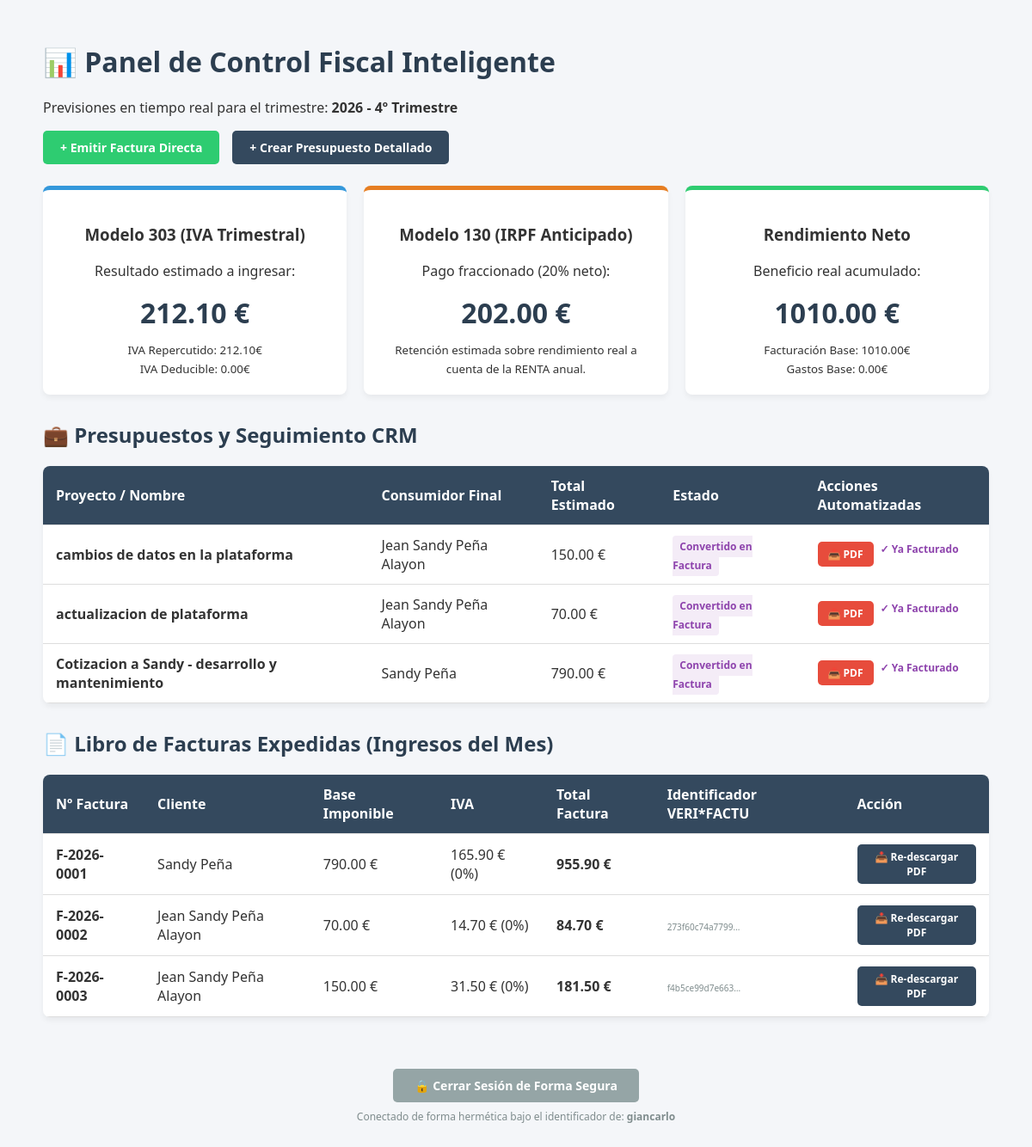
Before: / (signed in) with the older database file.
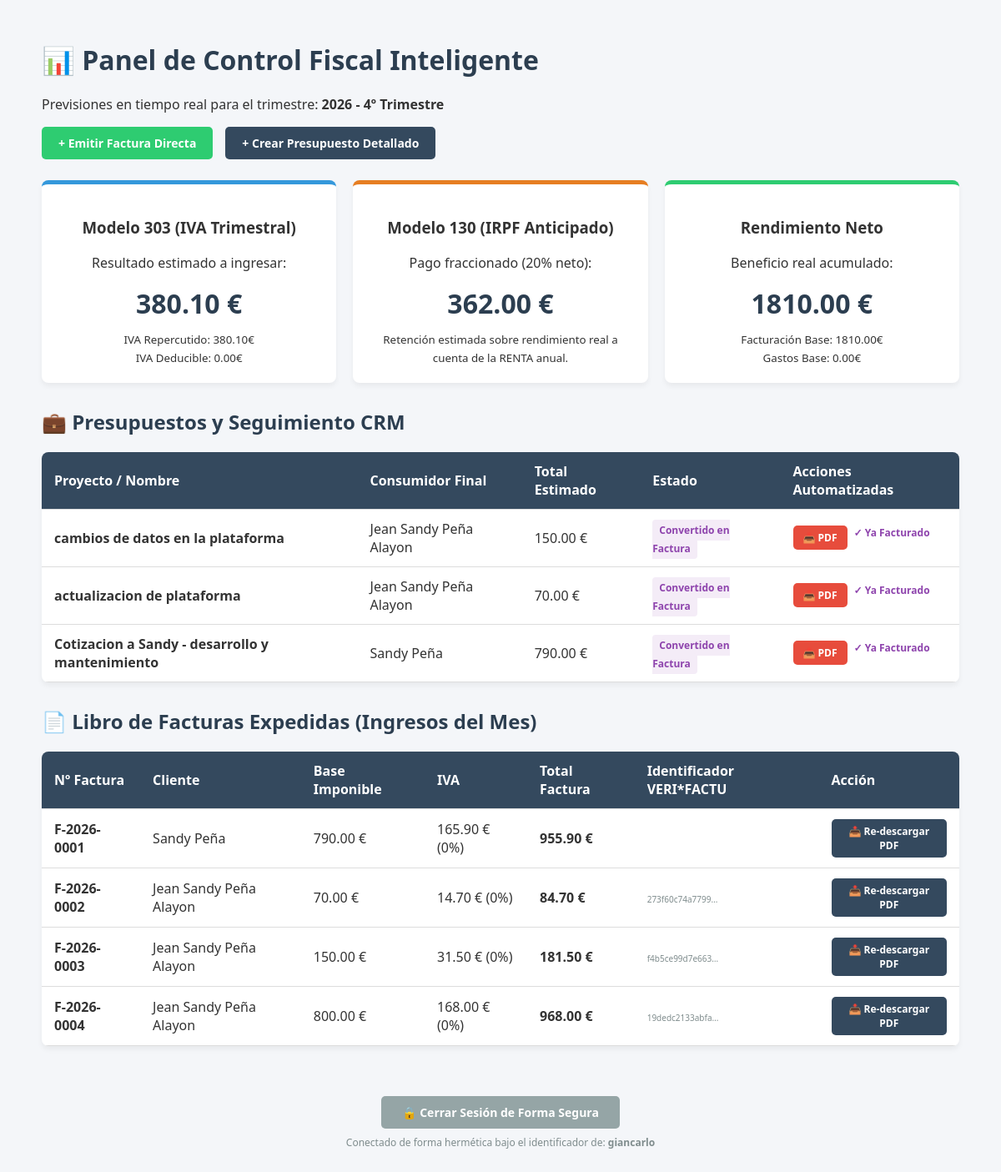
After: the same page with the newer database file.
### fiscalidad/models.py (models this page shows, shortened)
class Cotizacion(models.Model):
    ESTADOS = [
        ('BORRADOR', 'Borrador / En edición'),
        ('ENVIADO', 'Enviado al Cliente'),
        ('ACEPTADO', 'Aceptado (Listo para facturar)'),
        ('FACTURADO', 'Convertido en Factura'),
    ]
    autonomo = models.ForeignKey(PerfilAutonomo, on_delete=models.CASCADE, related_name='cotizaciones')
    cliente = models.ForeignKey(Cliente, on_delete=models.PROTECT, related_name='cotizaciones', null=True)
    titulo_proyecto = models.CharField(max_length=250)
    cliente_nombre = models.CharField(max_length=150, blank=True)
    cliente_nif = models.CharField(max_length=15, blank=True)
    cliente_telefono = models.CharField(max_length=20, blank=True)
    cliente_email = models.EmailField(blank=True)
    estado = models.CharField(max_length=10, choices=ESTADOS, default='BORRADOR')
    fecha_creacion = models.DateField(auto_now_add=True)
    @property
    def total_base_imponible(self) -> Decimal:
        total = sum(linea.coste_total for linea in self.lineas.all())
        return Decimal(total).quantize(Decimal('0.01'))

class LineaCotizacion(models.Model):
    cotizacion = models.ForeignKey(Cotizacion, on_delete=models.CASCADE, related_name='lineas')
    descripcion_elemento = models.CharField(max_length=250)
    width = models.PositiveIntegerField(default=1) # Cantidad
    precio_unitario = models.DecimalField(max_digits=10, decimal_places=2)
    @property
    def coste_total(self) -> Decimal:
        return (Decimal(self.width) * self.precio_unitario).quantize(Decimal('0.01'))

class FacturaEmitida(models.Model):
    TIPOS_SERIE = [
        ('ORDINARIA', 'Serie F (Ordinaria / Venta)'),
        ('RECTIFICATIVA', 'Serie R (Rectificativa / Modificación)'),
    ]
    TIPOS_IVA = [
        (Decimal('0.21'), '21% (General)'),
        (Decimal('0.10'), '10% (Reducido)'),
        (Decimal('0.04'), '4% (Superreducido)'),
        (Decimal('0.00'), '0% (Exento)'),
    ]
    autonomo = models.ForeignKey(PerfilAutonomo, on_delete=models.CASCADE, related_name='facturas_emitidas')
    cliente = models.ForeignKey(Cliente, on_delete=models.PROTECT, related_name='facturas', null=True, help_text="Cliente desde la base de datos CRM")
    tipo_serie = models.CharField(max_length=15, choices=TIPOS_SERIE, default='ORDINARIA')
    numero_factura = models.CharField(max_length=50)
    fecha_emision = models.DateField(auto_now_add=True)
    fecha_operacion = models.DateField(default=datetime.date.today)
    cliente_nombre = models.CharField(max_length=150, blank=True)
    cliente_nif = models.CharField(max_length=15, blank=True)
    cliente_domicilio = models.CharField(max_length=255, blank=True)
    concepto = models.CharField(max_length=250, default="Servicios profesionales prestados")
    base_imponible = models.DecimalField(max_digits=12, decimal_places=2)
    porcentaje_iva = models.DecimalField(max_digits=4, decimal_places=2, choices=TIPOS_IVA, default=Decimal('0.21'))
    hash_verifactu = models.CharField(max_length=64, blank=True)
    class Meta:
        unique_together = ('autonomo', 'numero_factura')
        ordering = ['fecha_emision', 'numero_factura']
    @property
    def total_iva(self) -> Decimal:
        return (self.base_imponible * self.porcentaje_iva).quantize(Decimal('0.01'))
    @property
    def total_factura(self) -> Decimal:
        return (self.base_imponible + self.total_iva).quantize(Decimal('0.01'))

### fiscalidad/views.py (the view)
# urls.py: path('', views.dashboard_fiscal, name='dashboard_fiscal'),
@login_required
def dashboard_fiscal(request):
    try:
        perfil = request.user.perfil
    except PerfilAutonomo.DoesNotExist:
        return render(request, 'fiscalidad/no_perfil.html')
    hoy = datetime.date.today()
    trimestre_actual = (hoy.month - 1) // 3 + 1
    from .services import calcular_impuestos_trimestre
    datos_fiscales = calcular_impuestos_trimestre(perfil, hoy.year, trimestre_actual)
    gastos_mes = GastoRecibido.objects.filter(autonomo=perfil, fecha_gasto__year=hoy.year, fecha_gasto__month=hoy.month)
    facturas_mes = FacturaEmitida.objects.filter(autonomo=perfil, fecha_emision__year=hoy.year, fecha_emision__month=hoy.month)
    cotizaciones_usuario = Cotizacion.objects.filter(autonomo=perfil).order_by('-fecha_creacion')
    context = {
        'datos_fiscales': datos_fiscales,
        'gastos_mes': gastos_mes,
        'facturas_mes': facturas_mes,
        'cotizaciones_usuario': cotizaciones_usuario,
    }
    return render(request, 'fiscalidad/dashboard.html', context)

### fiscalidad/templates/fiscalidad/dashboard.html (shortened to what the changed rows need)
<!DOCTYPE html>
<html lang="es">
<head>
</head>
<body>
    <div class="container">
        <h1>📊 Panel de Control Fiscal Inteligente</h1>
        <div class="grid-impuestos">
            <div class="card card-impuesto">
                <h3>Modelo 303 (IVA Trimestral)</h3>
                <p>Resultado estimado a ingresar:</p>
                <div class="monto">{{ datos_fiscales.modelo_303_iva_a_ingresar }} €</div>
                <small>IVA Repercutido: {{ datos_fiscales.resumen_ingresos.iva_repercutido }}€<br>IVA Deducible: {{ datos_fiscales.resumen_gastos.iva_deducible }}€</small>
            </div>
            <div class="card card-impuesto irpf">
                <h3>Modelo 130 (IRPF Anticipado)</h3>
                <p>Pago fraccionado (20% neto):</p>
                <div class="monto">{{ datos_fiscales.modelo_130_irpf_a_ingresar }} €</div>
                <small>Retención estimada sobre rendimiento real a cuenta de la RENTA anual.</small>
            </div>
            <div class="card card-impuesto rendimiento">
                <h3>Rendimiento Neto</h3>
                <p>Beneficio real acumulado:</p>
                <div class="monto">{{ datos_fiscales.rendimiento_neto_actividad }} €</div>
                <small>Facturación Base: {{ datos_fiscales.resumen_ingresos.base_imponible_total }}€<br>Gastos Base: {{ datos_fiscales.resumen_gastos.base_imponible_total }}€</small>
            </div>
        </div>
        <h2>💼 Presupuestos y Seguimiento CRM</h2>
        <table>
            <thead>
                <tr>
                    <th>Proyecto / Nombre</th>
                    <th>Consumidor Final</th>
                    <th>Total Estimado</th>
                    <th>Estado</th>
                    <th>Acciones Automatizadas</th>
                </tr>
            </thead>
            <tbody>
                {% for cotizacion in cotizaciones_usuario %}
                <tr>
                    <td><strong>{{ cotizacion.titulo_proyecto }}</strong></td>
                    <td>{{ cotizacion.cliente_nombre }}</td>
                    <td>{{ cotizacion.total_base_imponible }} €</td>
                    <td>
                        <span class="badge badge-{{ cotizacion.estado|lower }}">
                            {{ cotizacion.get_estado_display }}
                        </span>
                    </td>
                    <td>
                        <div class="flex-acciones">
                            <a href="{% url 'descargar_cotizacion_pdf' cotizacion.id %}" class="btn btn-pdf">📥 PDF</a>
                            {% if cotizacion.estado != 'FACTURADO' %}
                                <a href="{% url 'enviar_whatsapp_cotizacion' cotizacion.id %}" target="_blank" class="btn btn-ws">💬 WhatsApp</a>
                                <a href="{% url 'convertir_a_factura' cotizacion.id %}" class="btn btn-convertir">💼 Facturar</a>
                            {% else %}
                                <span style="color: #8e44ad; font-size: 12px; font-weight: bold;">✓ Ya Facturado</span>
                            {% endif %}
                        </div>
                    </td>
                </tr>
                {% empty %}
                <tr>
                    <td colspan="5" style="text-align: center; color: #7f8c8d;">No tienes presupuestos registrados.</td>
                </tr>
                {% endfor %}
            </tbody>
        </table>
        <h2>📄 Libro de Facturas Expedidas (Ingresos del Mes)</h2>
        <table>
            <thead>
                <tr>
                    <th>Nº Factura</th>
                    <th>Cliente</th>
                    <th>Base Imponible</th>
                    <th>IVA</th>
                    <th>Total Factura</th>
                    <th>Identificador VERI*FACTU</th>
                    <th>Acción</th>
                </tr>
            </thead>
            <tbody>
                {% for factura in facturas_mes %}
                <tr>
                    <td><strong>{{ factura.numero_factura }}</strong></td>
                    <td>{{ factura.cliente_nombre }}</td>
                    <td>{{ factura.base_imponible }} €</td>
                    <td>{{ factura.total_iva }} € ({% if factura.porcentaje_iva == 0.21 %}21%{% elif factura.porcentaje_iva == 0.10 %}10%{% elif factura.porcentaje_iva == 0.04 %}4%{% else %}0%{% endif %})</td>
                    <td><strong>{{ factura.total_factura }} €</strong></td>
                    <td><font fontName="Courier" size="1" style="color: #7f8c8d;">{{ factura.hash_verifactu|truncatechars:15 }}</font></td>
                    <td><a href="{% url 'descargar_factura_pdf' factura.id %}" class="btn btn-pdf" style="background: #34495e;">📥 Re-descargar PDF</a></td>
                </tr>
                {% empty %}
                <tr>
                    <td colspan="7" style="text-align: center; color: #7f8c8d;">No se han expedido facturas oficiales en este mes.</td>
                </tr>
                {% endfor %}
            </tbody>
        </table>
    </div>
</body>
</html>

Changed rows visible on the page:
added FacturaEmitida: numero_factura "F-2026-0004", cliente_nombre "Jean Sandy Peña Alayon", base_imponible "800.00", total_iva "168.00", shows "0%", total_factura "968.00", hash_verifactu "19dedc2133abfa…"
Other visible differences:
{{ datos_fiscales.modelo_303_iva_a_ingresar }}: "212.10" → "380.10"
{{ datos_fiscales.resumen_ingresos.iva_repercutido }}: "212.10" → "380.10"
{{ datos_fiscales.modelo_130_irpf_a_ingresar }}: "202.00" → "362.00"
{{ datos_fiscales.rendimiento_neto_actividad }}: "1010.00" → "1810.00"
{{ datos_fiscales.resumen_ingresos.base_imponible_total }}: "1010.00" → "1810.00"
